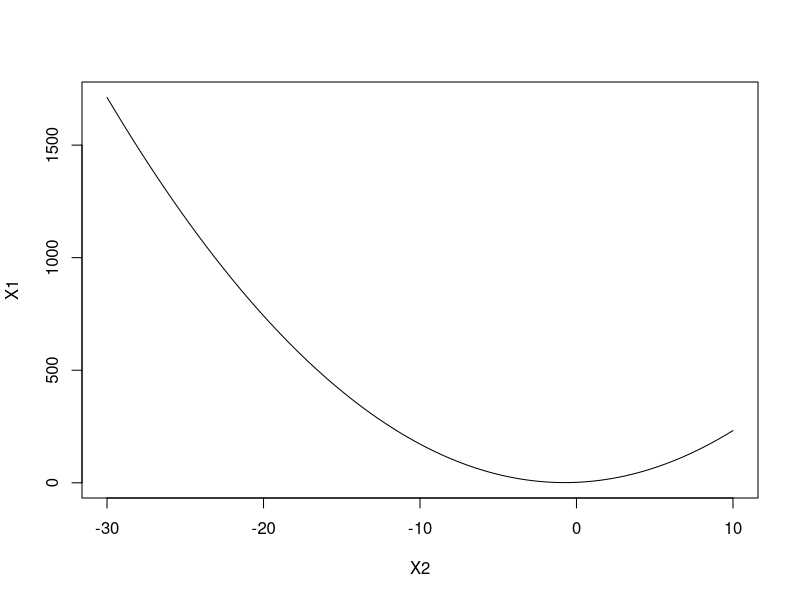
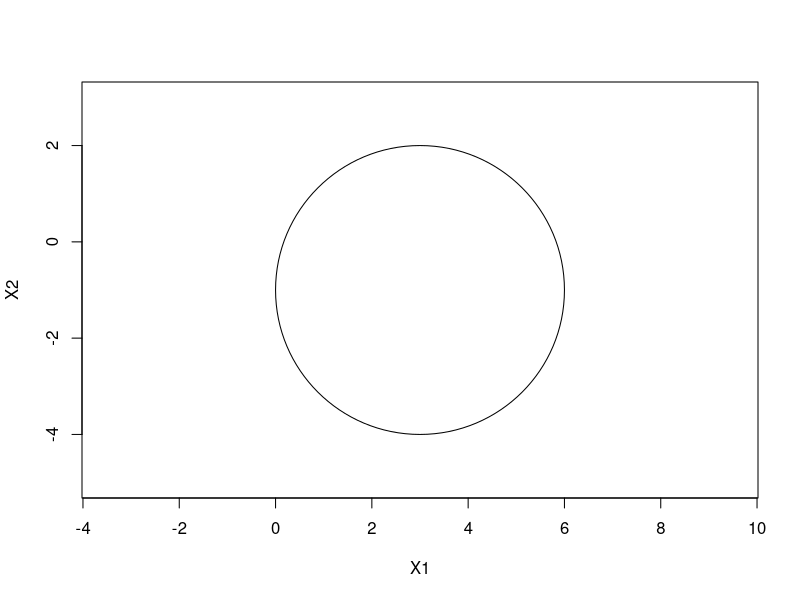

Reproduce these figures in R, in order.
### Example 1: non-linear separating hyperplane.
beta <- c(2,-1,0,3,2)
# 2 - X1 + 0*X1^2 + 3*X2 + 2*X2^2 = 0
# => X1 = 2 + 3*X2 + 2*X2^2
curve(2+3*x + 2*x^2, from=-30, to=10,
      xlab="X2",
      ylab="X1")



### Example 2: non-linear separating hyperplane.
plot(NA, NA, type = "n", xlim = c(-1, 7), ylim = c(-5, 3), asp = 1, xlab = "X1", ylab = "X2")
symbols(c(3), c(-1), circles = c(3), add = TRUE, inches = FALSE)



